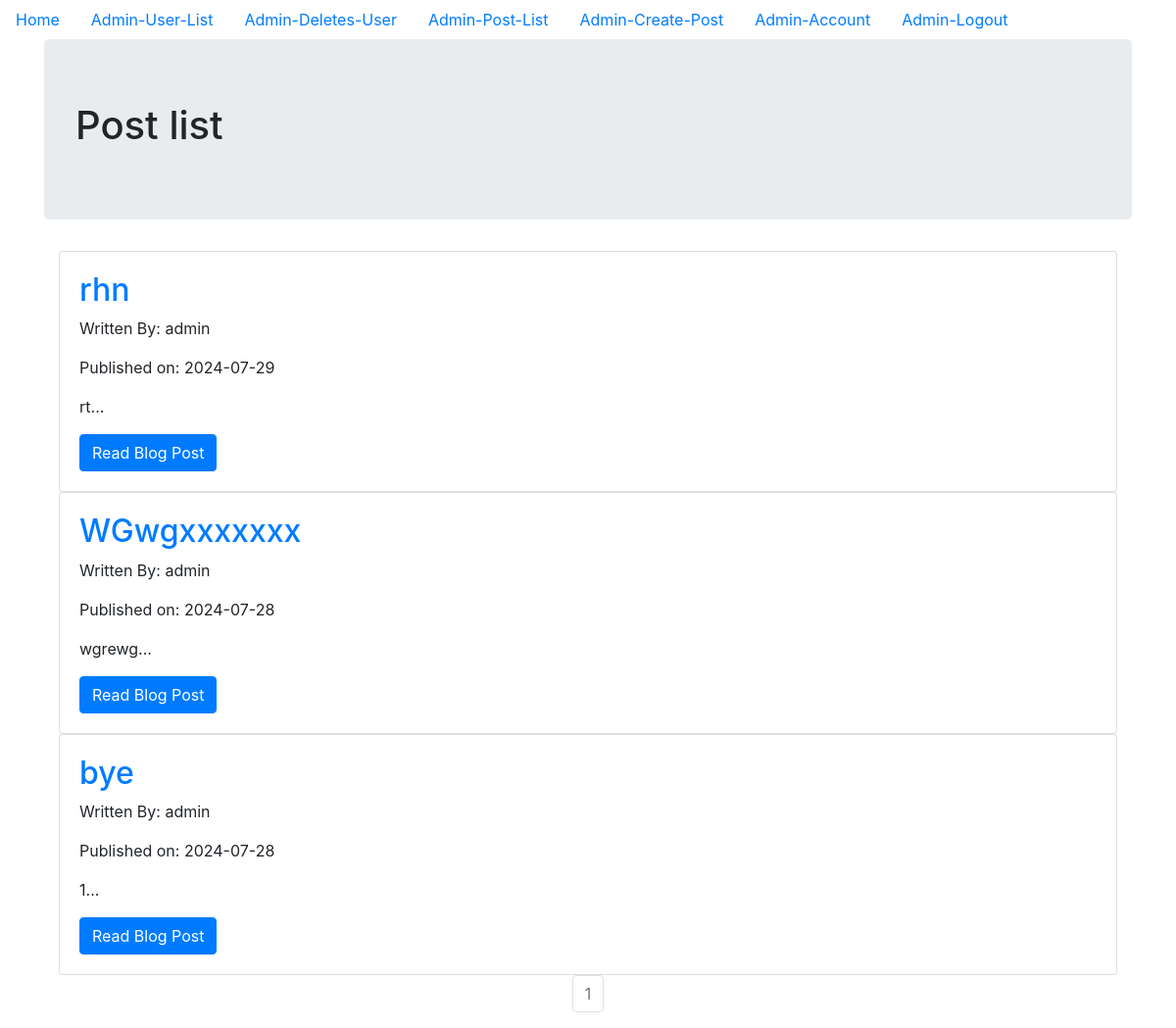
/admin_post_list (signed in), run on an earlier commit of the app's database.
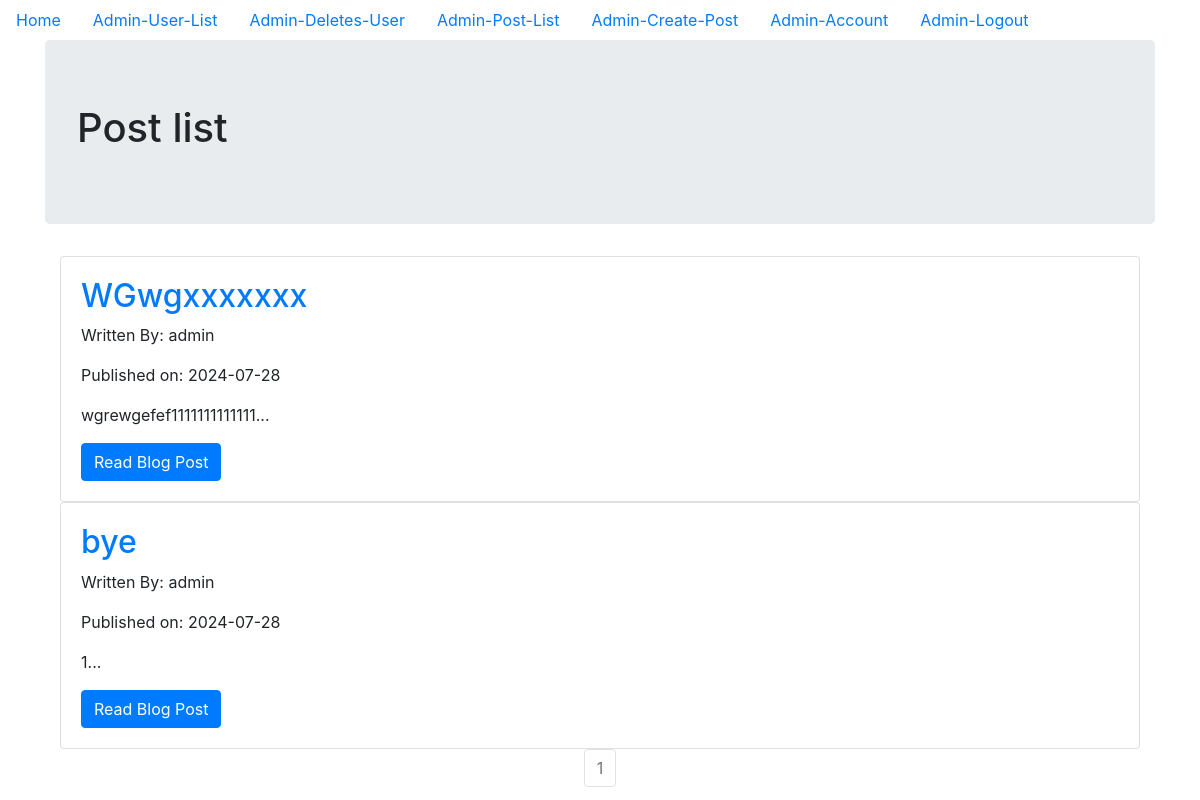
And on a later commit of the database.
### models.py (models this page shows, shortened)
class AdminBlogPost(db.Model):
    __tablename__ = 'adminblogpost_table'
    id = db.Column(db.Integer, primary_key=True)
    date = db.Column(db.DateTime, nullable=False, default=datetime.utcnow)
    title = db.Column(db.String(140), nullable=False)
    text = db.Column(db.Text, nullable=False)
    user_id = db.Column(db.Integer, db.ForeignKey('admin_table.id'), nullable=False)

class Admin(db.Model, UserMixin):
    __tablename__ = 'admin_table'
    id = db.Column(db.Integer, primary_key = True)
    profile_image = db.Column(db.String(20), nullable=False, default='admin_default_profile.jpg')
    email = db.Column(db.String(64), unique=True, index=True)
    username = db.Column(db.String(64), unique=True, index=True)
    password_hash = db.Column(db.String(128))
    posts = db.relationship('AdminBlogPost', backref='admin_author', lazy=True)
    clients = db.relationship('User',backref='admin_clients',lazy='dynamic')

### admin_site/admin_blog_post/views.py (the view)
@admin_blog_post_bp.route('/admin_post_list')
@login_required
@reauth_required('user')
def admin_post_list():
    page = request.args.get('page', 1, type=int)
    blog_posts = AdminBlogPost.query.filter_by(user_id=current_user.id).order_by(AdminBlogPost.date.desc()).paginate(page=page, per_page=10)
    return render_template('admin_post_list.html', blog_posts=blog_posts)

### models.py (called while the page is built)
@login_manager.user_loader
def load_user(user_id):
    user = User.query.get(user_id)
    if user:
        return user
    admin = Admin.query.get(user_id)
    if admin:
        return admin
    return None

### reauthentication.py (called while the page is built)
def reauth_required(role):
    def decorator(f):
        @wraps(f)
        def decorated_function(*args, **kwargs):
            if not session.get('reauthenticated'):
                flash('Please re-authenticate to access this page.', 'warning')
                if role == 'user' and current_user.id != 0:
                    return redirect(url_for('admin_authentication_bp.admin_login', next=request.url))
                elif role == 'admin' and current_user.id == 0:
                    return redirect(url_for('user_authentication_bp.user_login', next=request.url))
            return f(*args, **kwargs)
        return decorated_function
    return decorator

### admin_site/templates/admin_post_list.html (shortened to what this page needs)
{% extends "base.html" %}
{% block content %}
  <div class="jumbotron">
    <h1>Post list</h1>
  </div>
  <div class="container">
    {% for post in blog_posts.items %}
    <div class="card" >
      <div class="card-body">
        <h2><a class="card-title" href="  {{ url_for('admin_blog_post_bp.admin_read_post', blog_post_id=post.id) }}">{{ post.title }}</a></h2>
        <p>Written By: {{ post.admin_author.username }}</p>
        <p>Published on: {{ post.date.strftime('%Y-%m-%d') }}</p>
        <p class="card-text">{{ post.text[:100] }}...</p>
        <a href="{{ url_for('admin_blog_post_bp.admin_read_post', blog_post_id=post.id) }}" class="btn btn-primary">Read Blog Post</a>
      </div>
    </div>
   {% endfor %}
   <nav aria-label="Page navigation example">
     <ul class="pagination justify-content-center">
       {% for page_num in blog_posts.iter_pages(left_edge=1, right_edge=1, left_current=1, right_current=2) %}
          {% if blog_posts.page == page_num %}
          <li class="page-item disabled">
            <a class="page-link" href="{{ url_for('admin_blog_post_bp.admin_post_list', page=page_num) }}">{{ page_num }}</a></li>
          {% else %}
            <li class="page-item"><a class="page-link" href="{{ url_for('admin_blog_post_bp.admin_post_list', page=page_num) }}">{{ page_num }}</a></li>
          {% endif %}
      {% endfor %}
    </nav>
{% endblock %}

What changed in the data, as far as the page shows it:
removed AdminBlogPost: title "rhn", admin_author.username "admin", date "2024-07-29", text "rt"
changed AdminBlogPost "WGwgxxxxxxx": text "wgrewg" → "wgrewgefef1111111111111"
